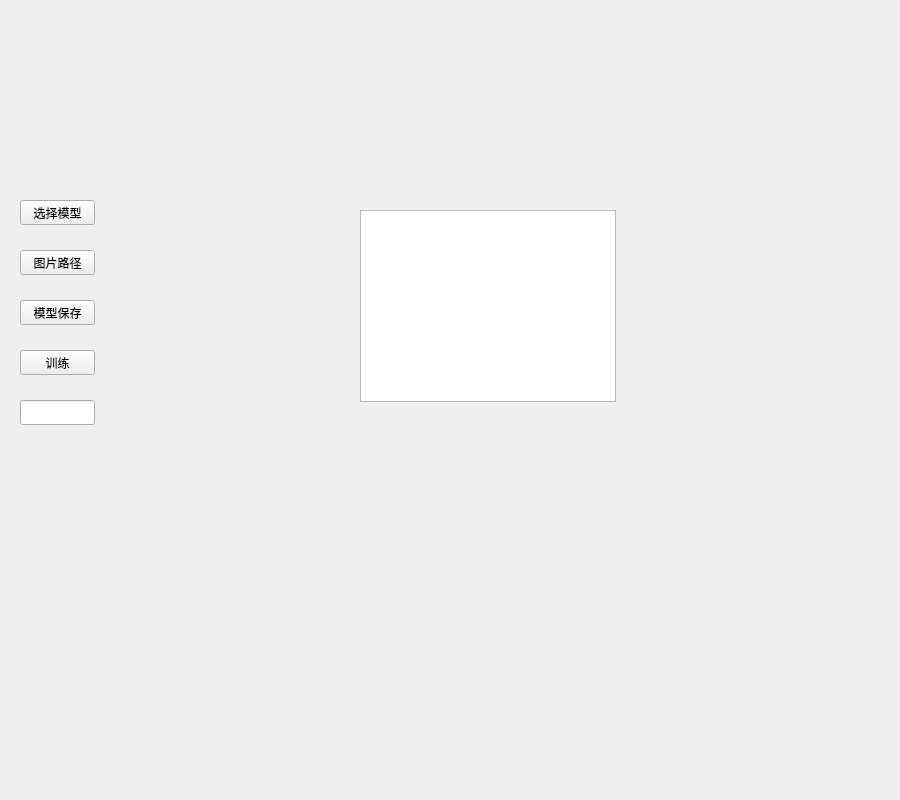
<?xml version="1.0" encoding="UTF-8"?>
<ui version="4.0">
 <class>Form</class>
 <widget class="QWidget" name="Form">
  <property name="geometry">
   <rect>
    <x>0</x>
    <y>0</y>
    <width>900</width>
    <height>800</height>
   </rect>
  </property>
  <property name="windowTitle">
   <string>Form</string>
  </property>
  <widget class="QPushButton" name="pushButton">
   <property name="geometry">
    <rect>
     <x>20</x>
     <y>200</y>
     <width>75</width>
     <height>25</height>
    </rect>
   </property>
   <property name="text">
    <string>选择模型</string>
   </property>
  </widget>
  <widget class="QPushButton" name="pushButton_3">
   <property name="geometry">
    <rect>
     <x>20</x>
     <y>300</y>
     <width>75</width>
     <height>25</height>
    </rect>
   </property>
   <property name="text">
    <string>模型保存</string>
   </property>
  </widget>
  <widget class="QPushButton" name="pushButton_4">
   <property name="geometry">
    <rect>
     <x>20</x>
     <y>350</y>
     <width>75</width>
     <height>25</height>
    </rect>
   </property>
   <property name="text">
    <string>训练</string>
   </property>
  </widget>
  <widget class="QLineEdit" name="lineEdit">
   <property name="geometry">
    <rect>
     <x>20</x>
     <y>400</y>
     <width>75</width>
     <height>25</height>
    </rect>
   </property>
  </widget>
  <widget class="QPushButton" name="pushButton_2">
   <property name="geometry">
    <rect>
     <x>20</x>
     <y>250</y>
     <width>75</width>
     <height>25</height>
    </rect>
   </property>
   <property name="text">
    <string>图片路径</string>
   </property>
  </widget>
  <widget class="QTextBrowser" name="textBrowser">
   <property name="geometry">
    <rect>
     <x>360</x>
     <y>210</y>
     <width>256</width>
     <height>192</height>
    </rect>
   </property>
  </widget>
 </widget>
 <resources/>
 <connections/>
</ui>
